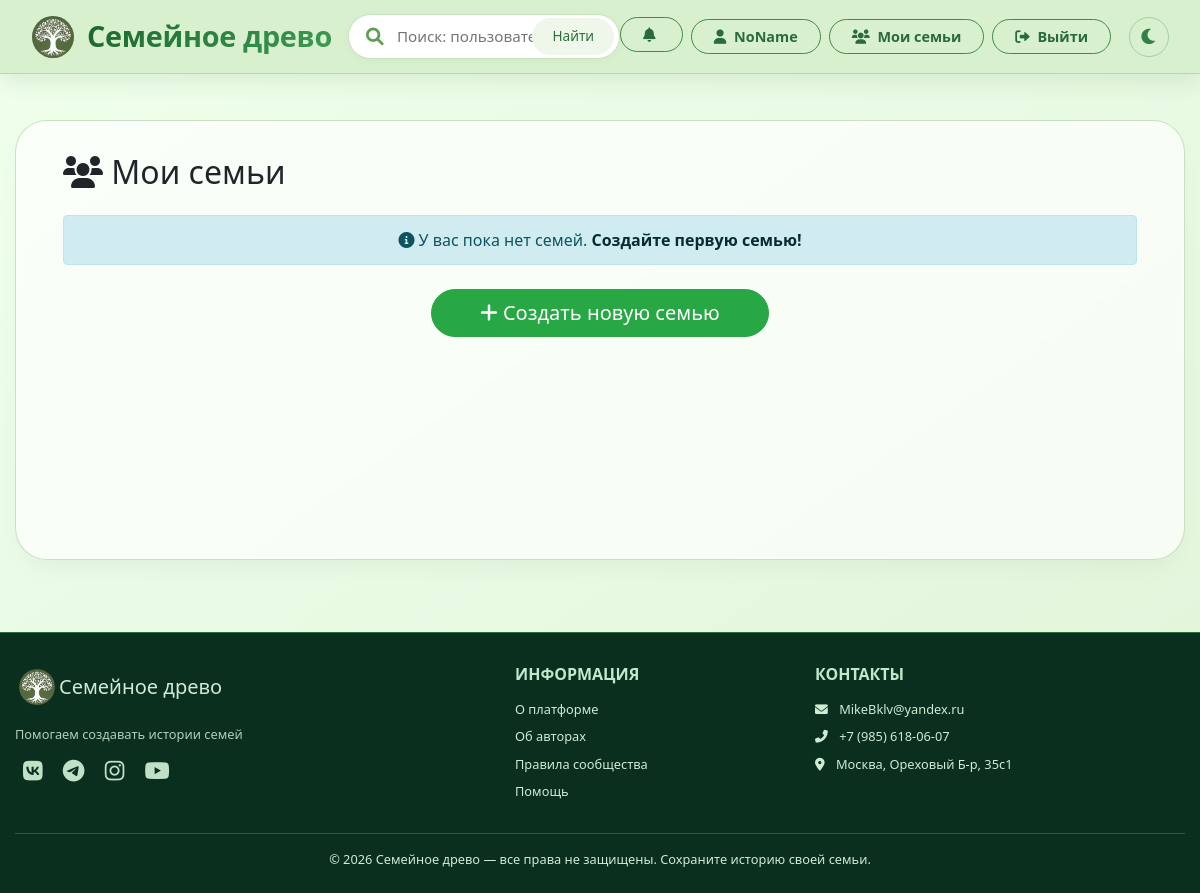
Before: /my_families (signed in) with the older database file.
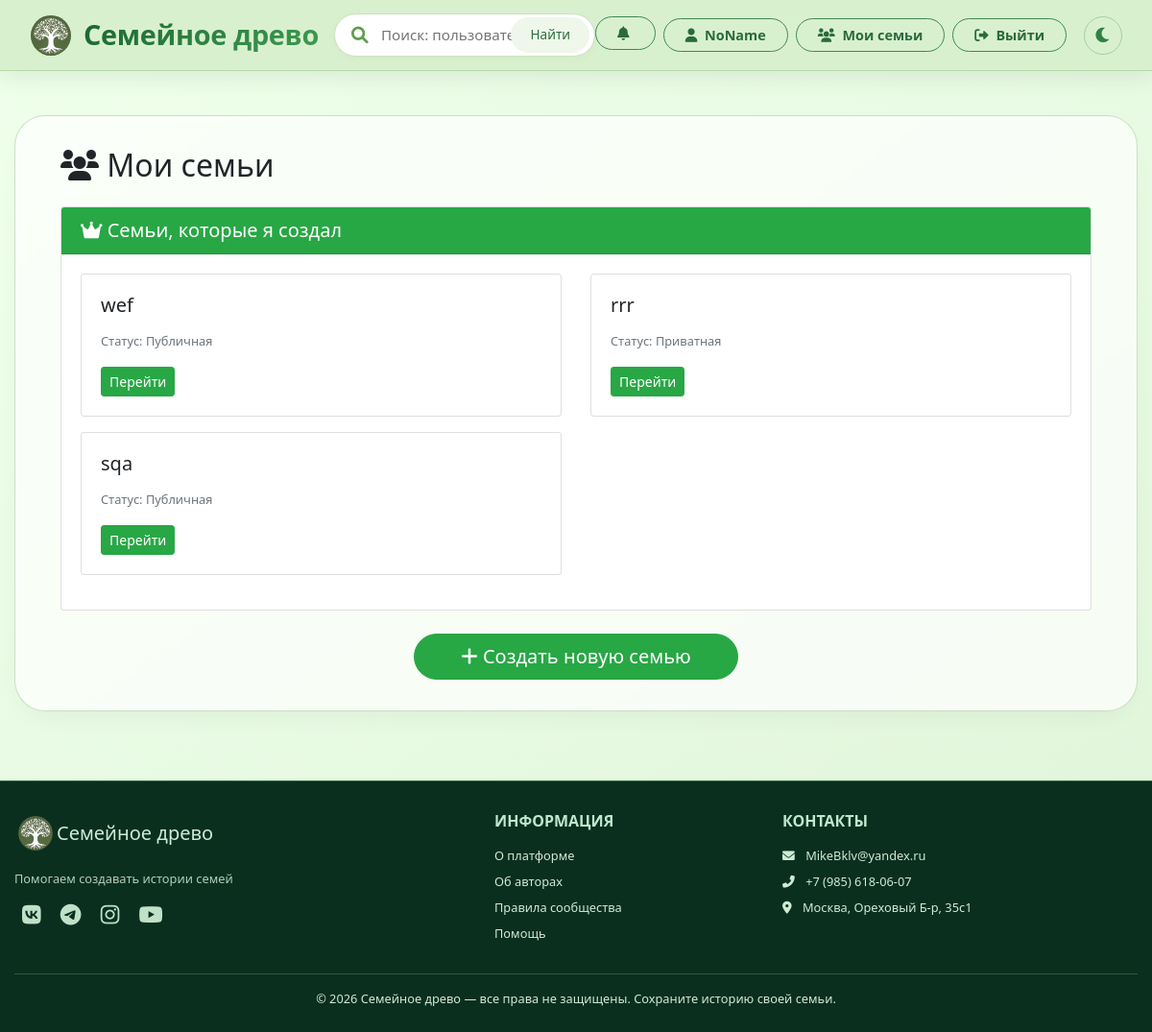
After: the same page with the newer database file.
### data/users.py (models this page shows, shortened)
class User(SqlAlchemyBase, UserMixin):
    __tablename__ = 'users'
    id = sqlalchemy.Column(sqlalchemy.Integer,
                           primary_key=True, autoincrement=True)
    name = sqlalchemy.Column(sqlalchemy.String, nullable=True, unique=True)
    email = sqlalchemy.Column(sqlalchemy.String,
                              index=True, unique=True, nullable=True)
    hashed_password = sqlalchemy.Column(sqlalchemy.String, nullable=True)
    created_date = sqlalchemy.Column(sqlalchemy.DateTime,
                                     default=datetime.datetime.now)
    avatar = sqlalchemy.Column(sqlalchemy.String, nullable=True)

### data/families.py (models this page shows, shortened)
class Family(SqlAlchemyBase):
    __tablename__ = 'families'
    id = sqlalchemy.Column(sqlalchemy.Integer,
                           primary_key=True, autoincrement=True)
    family_name = sqlalchemy.Column(sqlalchemy.String, nullable=True)
    status = sqlalchemy.Column(sqlalchemy.Boolean, nullable=True)
    creator = sqlalchemy.Column(sqlalchemy.String, nullable=True)  # ID создателя
    editors = sqlalchemy.Column(sqlalchemy.String, nullable=True)  # JSON список редакторов
    members = sqlalchemy.Column(sqlalchemy.String, nullable=True)  # JSON список участников (все)
    persons = sqlalchemy.Column(sqlalchemy.String, nullable=True)
    data = sqlalchemy.Column(sqlalchemy.JSON, nullable=True)
    created_date = sqlalchemy.Column(sqlalchemy.DateTime,
                                     default=datetime.datetime.now)

### main.py (the view)
@app.route('/my_families')
@login_required
def my_families():
    db_sess = db_session.create_session()
    try:
        created_families = db_sess.query(Family).filter(
            Family.creator == str(current_user.id)
        ).all()
        all_families = db_sess.query(Family).all()
        member_families = []
        for family in all_families:
            members = json.loads(family.members) if family.members else []
            if str(current_user.id) in members and family.creator != str(current_user.id):
                member_families.append(family)
        return render_template('my_families.html',
                               created_families=created_families,
                               member_families=member_families)
    finally:
        db_sess.close()

### data/db_session.py (called while the page is built)
def create_session() -> Session:
    global __factory
    if not __factory:
        raise Exception("Вы должны вызвать global_init() перед созданием сессии")
    return __factory()

### main.py (called while the page is built)
@login_manager.user_loader
def load_user(user_id):
    db_sess = db_session.create_session()
    return db_sess.get(User,user_id)

### templates/my_families.html (shortened to what this page needs)
{% extends "base.html" %}
{% block content %}
<div class="container">
    <h2 class="mb-4"><i class="fas fa-users"></i> Мои семьи</h2>
    {% if created_families %}
        <div class="card mb-4">
            <div class="card-header bg-success text-white">
                <h5 class="mb-0"><i class="fas fa-crown"></i> Семьи, которые я создал</h5>
            </div>
            <div class="card-body">
                <div class="row">
                    {% for family in created_families %}
                        <div class="col-md-6 mb-3">
                            <div class="card h-100">
                                <div class="card-body">
                                    <h5 class="card-title">{{ family.family_name }}</h5>
                                    <p class="card-text">
                                        <small class="text-muted">
                                            Статус: {% if family.status %}Публичная{% else %}Приватная{% endif %}
                                        </small>
                                    </p>
                                    <a href="{{ url_for('families.family_page', family_id=family.id) }}" class="btn btn-sm btn-success">
                                        Перейти
                                    </a>
                                </div>
                            </div>
                        </div>
                    {% endfor %}
                </div>
            </div>
        </div>
    {% endif %}
    {% if not created_families and not member_families %}
        <div class="alert alert-info text-center">
            <i class="fas fa-info-circle"></i> У вас пока нет семей.
            <a href="{{ url_for('families.create_family') }}" class="alert-link">Создайте первую семью!</a>
        </div>
    {% endif %}
    <div class="mt-4 text-center">
        <a href="{{ url_for('families.create_family') }}" class="btn btn-success btn-lg rounded-pill px-5">
            <i class="fas fa-plus"></i> Создать новую семью
        </a>
    </div>
</div>
{% endblock %}

### templates/base.html (shortened to what this page needs)
<!doctype html>
<html lang="ru">
<head>
    <link rel="stylesheet"
          href="https://stackpath.bootstrapcdn.com/bootstrap/4.4.1/css/bootstrap.min.css"
>
    <link rel="stylesheet" href="https://cdnjs.cloudflare.com/ajax/libs/font-awesome/6.0.0-beta3/css/all.min.css">
    <link rel="stylesheet" href="{{ url_for('static', filename='css/notifications.css') }}">
    <link rel="stylesheet" href="/static/css/dark_theme.css">
</head>
<body>
<div class="wrapper">
    <header>
        <nav class="navbar navbar-expand-lg navbar-light bg-leaf fixed-top">
            <div class="container">
                <a class="navbar-brand" href="/">
                    <div href="/" class="logo-icon-nav" style="background: none; box-shadow: none;">
                        <img src="/static/img/icon.png" alt="Лого" style="width: 42px; height: 42px; border-radius: 21px;">
                    </div>
                    <h2 class="d-none d-sm-inline-block">Семейное древо</h2>
                </a>
                <div class="collapse navbar-collapse" id="navbarMain">
                    <div class="search-wrapper mx-auto">
                        <form class="search-form" action="{{ url_for('search.search') }}" method="get">
                            <input type="text" class="search-input" id="globalSearchInput"
                                   name="q"
                                   placeholder="Поиск: пользователи, семьи, родственники..."
                                   aria-label="Поиск">
                            <button type="submit" class="search-btn">Найти</button>
                        </form>
                    </div>
                    <ul class="navbar-nav ml-auto">
                        {% if current_user.is_authenticated %}
                        <li class="nav-item notification-dropdown mr-2">
                            <div class="notification-btn-wrapper">
                                <button class="btn btn-leaf-outline notification-trigger">
                                    <i class="fas fa-bell mr-1"></i>
                                    {% set messages = get_flashed_messages(with_categories=true) %}
                                </button>
                            </div>
                        </li>
                        {% endif %}
                        {% if current_user.is_authenticated %}
                        <div class="auth-buttons ml-auto d-flex align-items-center">
                            <a href="{{ url_for('auth.view_profile', user_id=current_user.id) }}" class="btn btn-leaf-outline mr-2">
                                <i class="fas fa-user mr-1"></i> {{ current_user.name }}
                            </a>
                            <a href="{{ url_for('families.my_families') }}" class="btn btn-leaf-outline mr-2">
                                <i class="fas fa-users mr-1"></i> Мои семьи
                            </a>
                            <a href="{{ url_for('auth.logout') }}" class="btn btn-leaf-outline mr-2">
                                <i class="fas fa-sign-out-alt mr-1"></i> Выйти
                            </a>
                            <button class="navbar-theme-toggle" id="navbarThemeToggle" title="Переключить тему">
                                <i class="fas fa-moon"></i>
                            </button>
                        </div>
                        {% endif %}
                    </ul>
                </div>
            </div>
        </nav>
        <div style="height: 88px;"></div>
    </header>
    <main role="main" class="container">
        <div class="content-block">
            {% block content %}{% endblock %}
        </div>
    </main>
</div>
<footer class="footer-emerald">
    <div class="container">
        <div class="row">
            <div class="col-md-5 mb-4 mb-md-0">
                <div class="d-flex align-items-center">
                    <div class="logo-icon-nav" style="background: none; box-shadow: none;">
                        <img src="/static/img/icon.png" alt="Лого" style="width: 36px; height: 36px; border-radius: 18px;">
                    </div>
                    <h5 class="mb-0 font-weight-light">Семейное древо</h5>
                </div>
                <p class="mt-3 small" style="opacity: 0.85;">Помогаем создавать истории семей</p>
                <div class="social-icons mt-2">
                    <a href="#" aria-label="VK"><i class="fab fa-vk"></i></a>
                    <a href="#" aria-label="Telegram"><i class="fab fa-telegram-plane"></i></a>
                    <a href="#" aria-label="Instagram"><i class="fab fa-instagram"></i></a>
                    <a href="#" aria-label="YouTube"><i class="fab fa-youtube"></i></a>
                </div>
            </div>
            <div class="col-md-3 mb-4 mb-md-0">
                <h6 class="text-uppercase mb-3" style="color: #c0e8cc; font-weight: 600;">Информация</h6>
                <ul class="list-unstyled small">
                    <li><a href="#" class="text-reset">О платформе</a></li>
                    <li class="mt-2"><a href="#" class="text-reset">Об авторах</a></li>
                    <li class="mt-2"><a href="#" class="text-reset">Правила сообщества</a></li>
                    <li class="mt-2"><a href="#" class="text-reset">Помощь</a></li>
                </ul>
            </div>
            <div class="col-md-4">
                <h6 class="text-uppercase mb-3" style="color: #c0e8cc; font-weight: 600;">Контакты</h6>
                <ul class="list-unstyled small">
                    <li><i class="fas fa-envelope mr-2"></i> MikeBklv@yandex.ru</li>
                    <li class="mt-2"><i class="fas fa-phone-alt mr-2"></i> +7 (985) 618-06-07</li>
                    <li class="mt-2"><i class="fas fa-map-marker-alt mr-2"></i> Москва, Ореховый Б-р, 35с1</li>
                </ul>
            </div>
        </div>
        <div class="border-top-light pt-3 mt-3 text-center small">
            &copy; 2026 Семейное древо — все права не защищены. Сохраните историю своей семьи.
        </div>
    </div>
</footer>
</body>
</html>

### static/css/notifications.css (style rules this page uses)
.notification-dropdown { position: relative; display: inline-block; }

### templates/base.html (style rules this page uses)
body { background: linear-gradient(145deg, #efffeb 0%, #e0f5da 100%); font-family: 'Segoe UI', 'Roboto', system-ui, -apple-system, sans-serif; display: flex; flex-direction: column; min-height: 100vh; transition: background 0.3s ease, color 0.3s ease; }
.wrapper { flex: 1; }
.navbar-light.bg-leaf { background-color: #d9f0cf !important; box-shadow: 0 8px 20px rgba(60, 100, 40, 0.1); border-bottom: 1px solid #b8daaa; padding: 0.6rem 1rem; transition: background 0.3s ease, box-shadow 0.3s ease, border-color 0.3s ease; }
.logo-icon-nav { background: #2f8243; width: 44px; height: 44px; border-radius: 30px; display: inline-flex; align-items: center; justify-content: center; box-shadow: 0 5px 12px rgba(47, 130, 67, 0.25); transition: 0.2s; }
.navbar-brand h2 { font-weight: 700; background: linear-gradient(135deg, #1a6630, #3d9b52); background-clip: text; -webkit-background-clip: text; color: transparent; letter-spacing: -0.3px; margin-bottom: 0; font-size: 1.8rem; transition: background 0.3s ease; }
.navbar-brand { display: flex !important; align-items: center !important; gap: 12px; }
.navbar-brand h2 { margin-bottom: 0 !important; line-height: 1.2 !important; }
.logo-icon-nav { display: inline-flex !important; align-items: center !important; justify-content: center !important; line-height: 0; }
.logo-icon-nav img { display: block; vertical-align: middle; }
.search-wrapper { flex: 1; max-width: 480px; margin: 0 20px; }
.search-form { width: 100%; position: relative; }
.search-input { width: 100%; border: none; background: white; border-radius: 60px; padding: 10px 20px 10px 48px; font-size: 0.95rem; box-shadow: 0 2px 8px rgba(0, 0, 0, 0.03), inset 0 1px 2px rgba(0,0,0,0.02); transition: all 0.25s; border: 1px solid #cae3c0; font-weight: 400; color: #1c3a24; }
.search-btn { position: absolute; right: 6px; top: 4px; bottom: 4px; background: #eef7e9; border: none; border-radius: 50px; padding: 0 20px; font-weight: 500; color: #2c6e3c; font-size: 0.85rem; transition: 0.2s; cursor: pointer; }
.btn-leaf-outline { border: 1.5px solid #3c8b50; background: transparent; color: #2a6b3c; border-radius: 40px; padding: 6px 22px; font-weight: 600; transition: 0.2s; font-size: 0.9rem; }
.content-block { background: rgba(255, 255, 255, 0.7); backdrop-filter: blur(2px); border-radius: 32px; padding: 2rem 2rem; margin: 2rem 0 3rem; box-shadow: 0 12px 28px -10px rgba(0, 0, 0, 0.06); border: 1px solid rgba(100, 150, 80, 0.3); min-height: 55vh; transition: background 0.3s ease, border-color 0.3s ease, box-shadow 0.3s ease; }
.container { max-width: 1400px !important }
.footer-emerald { background-color: #0a2f1f; color: #cfebd4; padding: 2rem 0 1.5rem; margin-top: 1.5rem; border-top: 1px solid #2b6e3c; transition: background 0.3s ease, color 0.3s ease, border-color 0.3s ease; }
.footer-emerald a { color: #bde5c4; transition: 0.2s; }
.border-top-light { border-top: 1px solid #2b5a3a; }
.social-icons i { font-size: 1.4rem; margin: 0 8px; transition: 0.2s; color: #c0e0c8; }
.navbar-theme-toggle { background: none; border: 1px solid rgba(47, 130, 67, 0.3); color: #2f8243; border-radius: 50%; width: 40px; height: 40px; display: flex; align-items: center; justify-content: center; cursor: pointer; transition: all 0.3s ease; font-size: 1.1rem; margin-left: 10px; }

Changed rows visible on the page:
added Family: family_name "wef", status "Публичная"
added Family: family_name "rrr", status "Приватная"
added Family: family_name "sqa", status "Публичная"
Other visible differences:
text no longer shown: "У вас пока нет семей. Создайте первую семью!"
text now shown: "Семьи, которые я создал"
